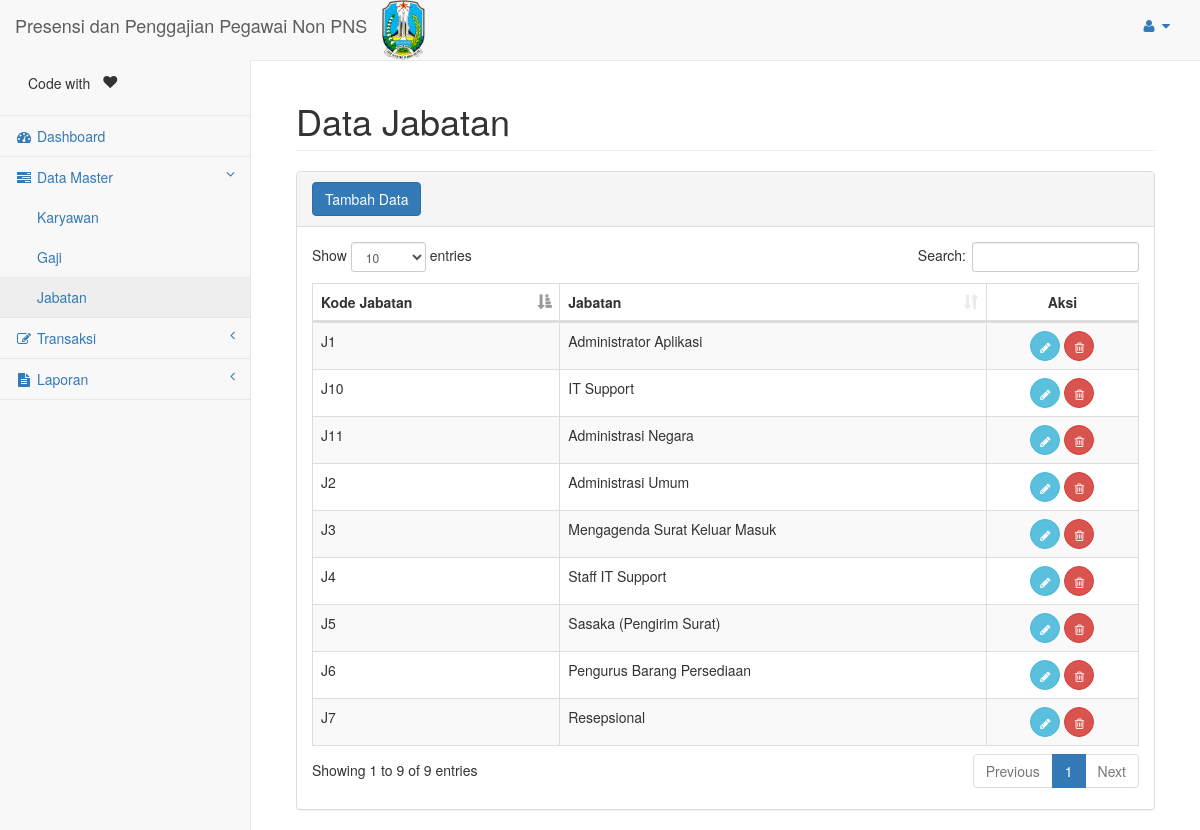
The page /page/jabatan_list.php (signed in) on the database its author committed.
### tables this page shows
CREATE TABLE IF NOT EXISTS `jabatan` (
  `ID_JABATAN` varchar(12) NOT NULL,
  `NAMA_JABATAN` varchar(100) DEFAULT NULL
);

### page/jabatan_list.php (the view, shortened to what this page needs)
<?php
	include('header.php');
	$q = "SELECT j.id_jabatan,j.nama_jabatan ";
	$q.= "FROM jabatan j ORDER by id_jabatan ";
	$rs = mysql_query($q);
?>
<div class="col-lg-12">
    <h1 class="page-header">Data Jabatan</h1>
</div>
<div class="col-lg-12 ">
	<div class="panel panel-default">
        <div class="panel-heading">
           	<a href="jabatan_detail.php" class="btn btn-primary">Tambah Data</a>
        </div>
        <div class="panel-body">
            <div class="dataTable_wrapper table-responsive">
            	<table class="table table-striped table-bordered table-hover" id="jabatan">
            		<thead>
            			<tr>
	                        <th>Kode Jabatan</th>
                            <th>Jabatan</th>
	                        <th class="text-center">Aksi</th>
            			</tr>
            		</thead>
            		<tbody>
            			<?php
            				while ($row = mysql_fetch_array($rs)) {
                                $jabatan = $row['id_jabatan'];
            			?>
            			<tr>
            				<td><?= $jabatan ?></td>
            				<td><?= $row['nama_jabatan'] ?></td>
            				<td class="text-center">
            					<a href="jabatan_detail.php?id_jabatan=<?=$row['id_jabatan']?>" class="btn btn-info btn-circle"><i class="fa fa-pencil"></i></a>
            					<span onclick="if(confirm('Apakah anda yakin akan menghapus data Jabatan <?=$row['nama_jabatan']?> ?')){location.href='jabatan_list.php?id_jabatan=<?=$row['id_jabatan']?>&delete=delete'}" class="btn btn-danger btn-circle"><i class="fa fa-trash-o"></i></span>
            				</td>
            			</tr>
            			<?php
            				}
            			 ?>
            		</tbody>
            	</table>
            </div>
        </div>
    </div>
</div>
<?php include('footer.php') ?>

### rows shown on the page
jabatan: ID_JABATAN "J1", NAMA_JABATAN "Administrator Aplikasi"
jabatan: ID_JABATAN "J10", NAMA_JABATAN "IT Support"
jabatan: ID_JABATAN "J11", NAMA_JABATAN "Administrasi Negara"
jabatan: ID_JABATAN "J2", NAMA_JABATAN "Administrasi Umum"
jabatan: ID_JABATAN "J3", NAMA_JABATAN "Mengagenda Surat Keluar Masuk"
jabatan: ID_JABATAN "J4", NAMA_JABATAN "Staff IT Support"
jabatan: ID_JABATAN "J5", NAMA_JABATAN "Sasaka (Pengirim Surat)"
jabatan: ID_JABATAN "J6", NAMA_JABATAN "Pengurus Barang Persediaan"
jabatan: ID_JABATAN "J7", NAMA_JABATAN "Resepsional"
